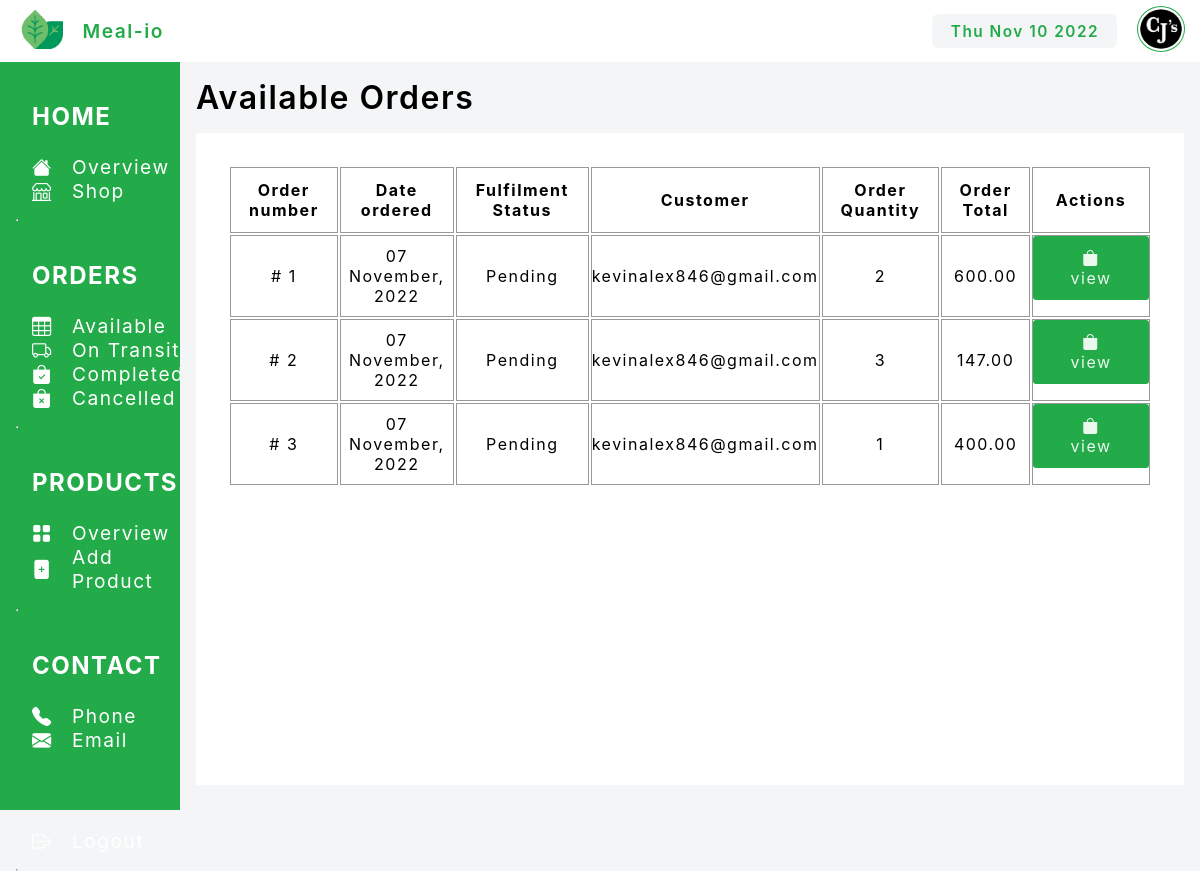
Before: /vendors/orders/P (signed in) with the older database file.
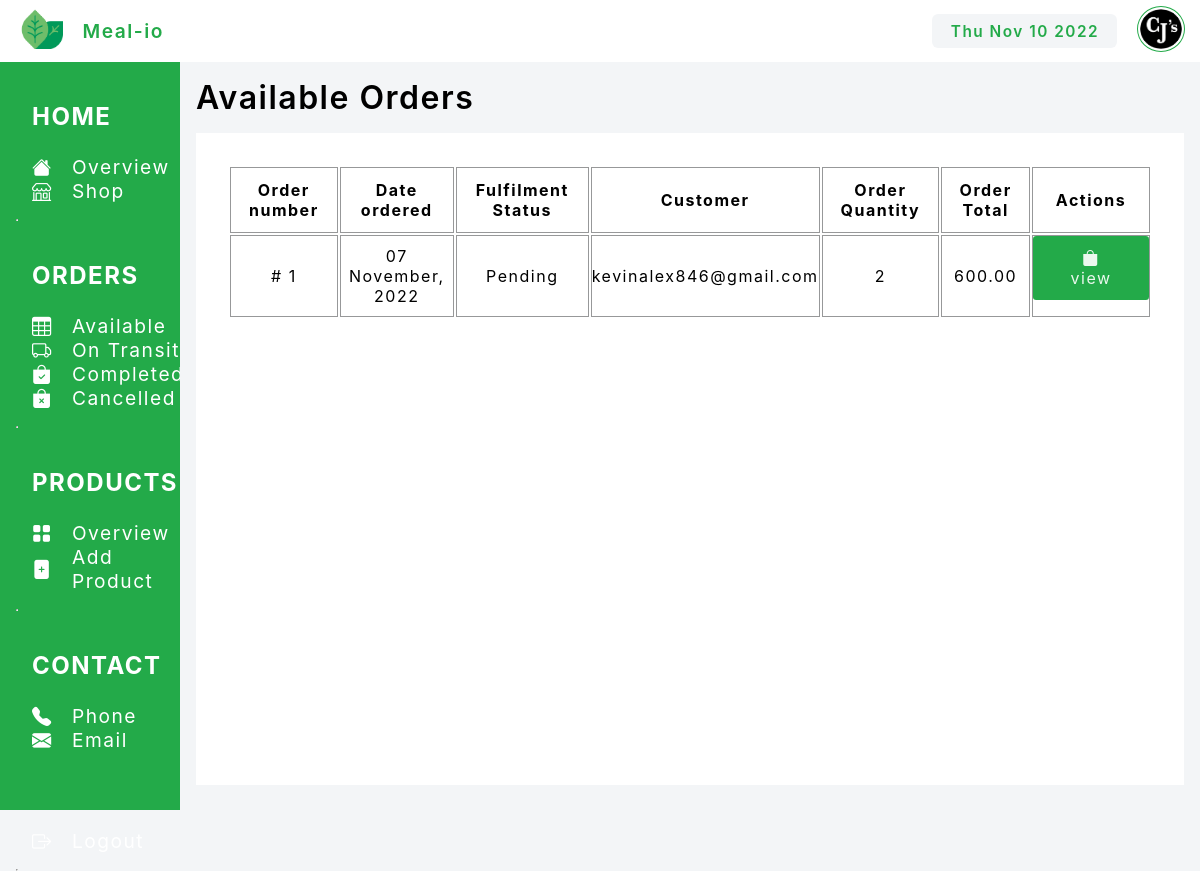
After: the same page with the newer database file.
### cart/models.py (models this page shows, shortened)
class CartItem(models.Model):
    cart = models.ForeignKey(Cart, on_delete=models.CASCADE)
    product = models.ForeignKey(Product, on_delete=models.CASCADE)
    quantity = models.IntegerField(default=1)
    status=models.CharField(max_length=1,choices=(("F","Completed"),("C","Cancelled"),("T","On Transit"),("P","Pending")),default="P")
    class Meta:
        unique_together = ("cart", "product")
    @property
    def get_total(self) -> float:
        return self.product.unit_price * self.quantity

class Cart(models.Model):
    user = models.ForeignKey(User, on_delete=models.CASCADE)
    STATUS = (
        ("Pending", "Pending"), ("Processing", "Processing"), ("Fulfilled", "Fulfilled"), ("Cancelled", "Cancelled"))
    status = models.CharField(max_length=10, choices=STATUS, default="Pending")
    date_ordered = models.DateTimeField(auto_now_add=timezone.now())
    location = models.ForeignKey(
        Location,
        on_delete=models.PROTECT,
        related_name="address", null=True, blank=True
    )
    total = models.DecimalField(max_digits=10, decimal_places=2, default=0)
    class Meta:
        ordering=["-date_ordered"]
    @property
    def date(self):
        return self.date_ordered.strftime("%d %B, %Y")
    class Meta:
        verbose_name_plural = "Cart"

### user/models.py (models this page shows, shortened)
class User(AbstractUser):
    first_name = models.CharField(max_length=30, blank=True, unique=False)
    last_name = models.CharField(max_length=30, blank=True, unique=False)
    email = models.EmailField(unique=True)
    phone_number = models.CharField(
        max_length=13, null=False, blank=False, unique=True)
    is_vendor = models.BooleanField(default=False, blank=True)
    username = None
    USERNAME_FIELD = "email"
    REQUIRED_FIELDS = ["phone_number"]
    objects = UserManager()

### product/models.py (models this page shows, shortened)
class Product(models.Model):
    label = models.CharField(max_length=200)
    unit = models.CharField(max_length=2,
                            choices=(("kg", "Kilograms"), ("g", "Grams"), ("l", "Litre"), ("ml", "Millilitre"),
                                     ("in", "Inches")), default="kg",help_text="Quantity measurement metrics")
    unit_price = models.DecimalField(max_digits=5, decimal_places=2, verbose_name='unit price')
    image = models.ImageField(upload_to="product//%Y/%m/%d/")
    description = models.TextField(blank=True, verbose_name="description")
    category = models.ForeignKey(Category, on_delete=models.CASCADE, null=True)
    vendor = models.ForeignKey(Vendor, on_delete=models.CASCADE)
    stock = models.PositiveIntegerField(verbose_name='stock', default=1)
    class Meta:
        verbose_name = 'product'
        verbose_name_plural = 'products'
        ordering = ('label',)

### vendor/views.py (the view)
# urls.py: path("orders/<str:status>", dashboard_orders, name="vendor_orders"),
def dashboard_orders(request,status):
    vendor = get_object_or_404(Vendor, user=request.user)
    items = CartItem.objects.all()
    if status== "P":
        items = CartItem.objects.filter(status="P")
    elif status == "T":
        items = CartItem.objects.filter(status="T")
    elif status == "F":
        items = CartItem.objects.filter(status="F")
    elif status == "C":
        items = CartItem.objects.filter(status="C")
    else:
        items = CartItem.objects.all()
    orders=[]
    for item in items:
        if item.product.vendor == vendor:
            orders.append(item)
    return render(request, "dashboard/orders.html",{"title": "orders", "orders": orders,"vendor":vendor})

### templates/dashboard/orders.html
{% extends "dashboard/base_dashboard.html"%}
{% block main%}
<h2 class="title">Available Orders</h2>
<div class="orders_table">
    {% if orders %}
    <table class="orders-table">
        <thead>
            <tr>
                <th>
                    Order number
                </th>
                <th>Date ordered</th>
                <th>Fulfilment Status</th>
                <th>Customer</th>
                <th>Order Quantity</th>
                <th>Order Total</th>
                <th>Actions</th>
            </tr>
        </thead>
        <tbody>
            {% for order in orders %}
            <tr>
                <td># {{order.id}} {{order.user.email|capfirst}} {{order.customer.last_name|capfirst}}</td>
                <td>{{order.cart.date}}</td>
                <td>{{order.cart.status}}</td>
                <td>{{order.cart.user.email}}</td>
                <td>{{order.quantity}}</td>
                <td>{{order.get_total}}</td>
                <td>
                    <a href="{% url 'manage_order' order.id%}" class="btn"> <i class="bi bi-bag-fill"></i> view </a>
                </td>
            </tr>
            {% endfor %}
        </tbody>
    </table>
    {% else %}
    <div class="alt-text">
        <h4>
            You don't have any orders here yet.
        </h4>
    </div>
    {% endif %}
</div>
{% endblock main%}

Changed rows visible on the page:
no longer on this page (row edited): CartItem: id "2", cart "07 November, 2022", cart.status "Pending", cart.user.email "kevinalex846@gmail.com", quantity "3", get_total "147.00"
removed CartItem: id "3", cart "07 November, 2022", cart.status "Pending", cart.user.email "kevinalex846@gmail.com", quantity "1", get_total "400.00"
